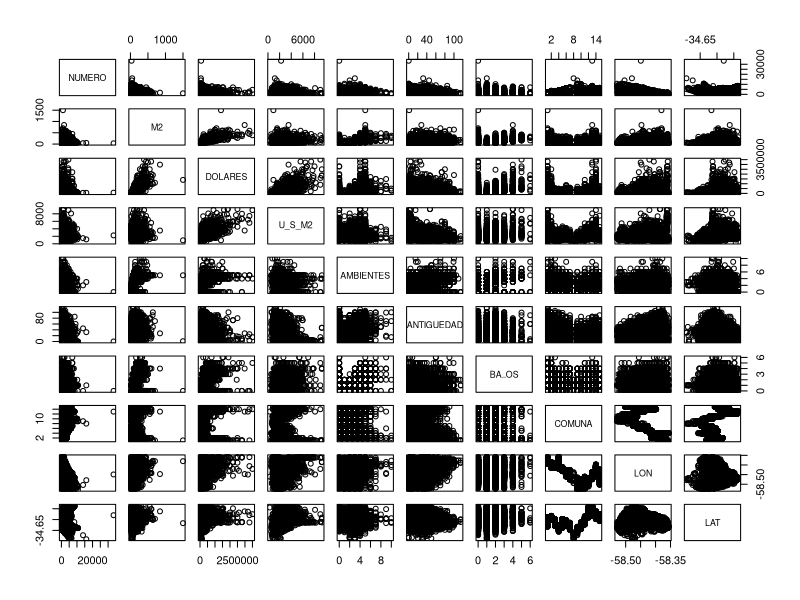

This chart was generated by the following R code: (Note: this script raises an error after producing the figure.)
##############################################################################
## Curso: FUNDAMENTOS DE LA PROGRAMACION ESTADISTICA Y DATA MINING EN R. 
##        ESTADISTICA DESCRIPTIVA, MODELOS DE REGRESION Y ARBOLES DE DECISION
##       
## Marzo 2018
## Docente: German Rosati
##############################################################################

############################
## ACTIVIDADES UNIDAD 3. ##
############################

## 1. IMPORTAR EL DATASET "ED_deptos_venta_2014" 
# (se asume que el archivo está en el working directory)
setwd("/media/grosati/Elements/PEN/KINGSTON/PEN2/Cursos/REPO_Curso_Fund_Prog_R/Data")
data<-read.csv("ED_deptos_venta_2014.csv", sep=",")

data <- data[complete.cases(data), ]

sapply(data, class)

cor(data[, sapply(data, class) == "numeric" | sapply(data, class) == "integer"])
pairs(data[, sapply(data, class) == "numeric" | sapply(data, class) == "integer"])


## 2. REALICE UN ANÁLISIS EXPLORATORIO DE LOS DATOS: 
        # ¿QUÉ VARIABLES SE ENCUENTRAN ASOCIADAS?
        # ¿QUÉ FORMA TIENE LA ASOCIACION?

pairs(data)

## 3. GENERE ALGUNAS VISUALIZACIONES (Boxplots, Histogramas, Scatterplots) 
##    DE AQUELLAS VARIABLES QUE CONSIDERE RELEVANTES

## 4. GENERE UN MODELO DE REGRESION SIMPLE ENTRE LA ANTIGUEDAD DEL DEPARTAMENTO Y EL PRECIO

## 5. SELECCIONE AQUELLAS VARIABLES QUE CONSIDERE RELEVANTES PARA LA DETERMINACION 
##    DEL PRECIO DEL DEPARTAMENTO Y GENERE UN MODELO DE REGRESION MULTIPLE. 
##    REALICE UNA EVALUACION DEL MISMO.



## 6. IMPORTAR EL DATASET "data_filt.csv". 
# Es una versión resumida de la EPH 2do. semestre de 2015. 
# Contiene las siguientes variables de los asalariados ocupados:
        # Edad -ch06-
        # Nivel educativo -nivel_ed-
        # Horas de trabajo totales -htot-
        # Calificación de la ocupación -calif-
        # Ingreso laboral total -p47t-
# (se asume que el archivo está en el working directory)

setwd("/media/grosati/Elements/PEN/KINGSTON/PEN2/Cursos/REPO_Curso_Fund_Prog_R/Data")
df <- read.csv("data_filt.csv")


df$p47t_recod <- df$p47t > median(df$p47t)

names(df)

model <- glm(p47t_recod ~ . -p47t , data=df, family = binomial)

df2 <- df[,! names(df) %in% 'p47t']

model <- glm(p47t_recod ~ ., data=df2, family=binomial)



## 7. REALICE UN ANÁLISIS EXPLORATORIO DE LOS DATOS: 
# ¿QUÉ VARIABLES SE ENCUENTRAN ASOCIADAS?

## 8. RECODIFICAR LA VARIABLE p47t en dos grupos (altos y bajos ingresos) A PARTIR DE LA MEDIANA

## 9. ENTRENAR UN MODELO DE REGRESIÓN LOGISTICA PARA PREDECIR LA PROBABILIDAD DE QUE UNA PERSONA
# OCUPADA Y ASALARIADA TENGA INGRESOS MAYORES A LA MEDIANA. 
## Asegurarse de estimar de forma correcta el error.




summary(df$p47t)
